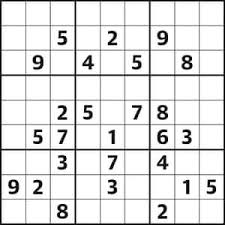
#> input picture Sample Images/1.png, 225 x 225 px
$ python -i obtainGrid.py   (imports and definitions only)
#> lines starting #> are read from the running program, lines starting #| are printed output that depends on the picture; after the words box and inside, x2 and y2 are one past the last pixel; in counts of white or black regions, pixels touching at a corner belong together
import cv2
import numpy as np

#path = '/Users/sudheeradh/sudoku_fail/fail/3.png'
def obtain_grid(path):
#> called with path = 'Sample Images/1.png'
    img = cv2.imread(path)
#> img is the input picture: shape (225, 225, 3); mean B, G, R 224.4, 224.4, 224.4
    img = cv2.resize(img, (500, 500))
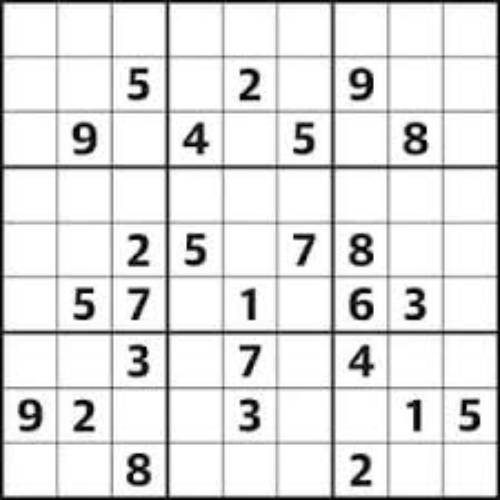
#> img: shape (500, 500, 3); mean B, G, R 224.4, 224.4, 224.4
    original = img.copy()
    original = cv2.resize(original, (500, 500))
    ##### Applying image transformations to get outline

    morph = img.copy()

    kernel = cv2.getStructuringElement(cv2.MORPH_RECT, (1, 1))
    morph = cv2.morphologyEx(morph, cv2.MORPH_CLOSE, kernel)
    morph = cv2.morphologyEx(morph, cv2.MORPH_OPEN, kernel)


    # split the morph image into channels
    image_channels = np.split(np.asarray(morph), 3, axis=2)
#> image_channels = 3 items

    channel_height, channel_width, _ = image_channels[0].shape
#> channel_height = 500; channel_width = 500

    # apply Otsu threshold to each channel
    for i in range(0, 3):
        _, image_channels[i] = cv2.threshold(~image_channels[i], 0, 255, cv2.THRESH_OTSU | cv2.THRESH_BINARY)
        image_channels[i] = np.reshape(image_channels[i], newshape=(channel_height, channel_width, 1))

    # merge the channels
    image_channels = np.concatenate((image_channels[0], image_channels[1], image_channels[2]), axis=2)
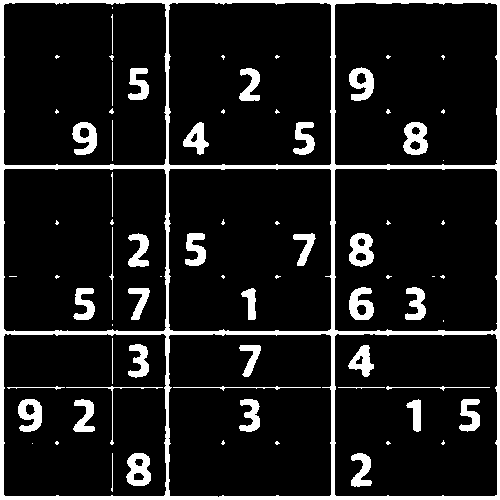
#> image_channels: shape (500, 500, 3); 11% white; 75 white regions (36 under 20 px), largest, box (x1, y1, x2, y2) and area: (0, 0, 500, 500) 15005, (349, 233, 374, 267) 569, (126, 453, 151, 486) 563

    image_channels = cv2.cvtColor(image_channels, cv2.COLOR_BGR2GRAY)
#> image_channels: shape (500, 500); 11% white; 75 white regions (36 under 20 px)

    ### End of applying transformations

    ### Obtaining contours and Cutting out the outline

    contours, h = cv2.findContours(image_channels, cv2.RETR_TREE, cv2.CHAIN_APPROX_SIMPLE)
#> contours = 96 contours, 46 with area under 20; largest, box (x1, y1, x2, y2) and area: (0, 0, 500, 500) 249001, (334, 168, 498, 332) 26509, (168, 168, 332, 332) 26493, (168, 2, 332, 166) 26482, (3, 168, 167, 332) 26482; h = 96 rows, first 6: [-1, -1, 1, -1], [11, -1, 2, 0], [3, -1, -1, 1], [4, 2, -1, 1], [5, 3, -1, 1], [6, 4, -1, 1]
    blank = np.zeros(original.shape)

    cntsSorted = sorted(contours, key=lambda x: cv2.contourArea(x))
#> cntsSorted has the same summary as contours
    cut = cntsSorted[-1]
#> cut = [[0, 0], [0, 499], [499, 499], [499, 0]]
    x, y, w, h = cv2.boundingRect(cut)
#> x = 0; y = 0; w = 500; h = 500

    image = original[y:y + h, x:x + w]

    ### End of Obtaining contours and Cutting out the outline


    ### Straightening of cut image

    org_crop = image.copy()
    return org_crop

'''
foto = getim(path)
foto = cv2.resize(foto, (500, 500))
cv2.imshow('hi', foto)
cv2.waitKey(0)
'''

>>> result = obtain_grid('Sample Images/1.png')
